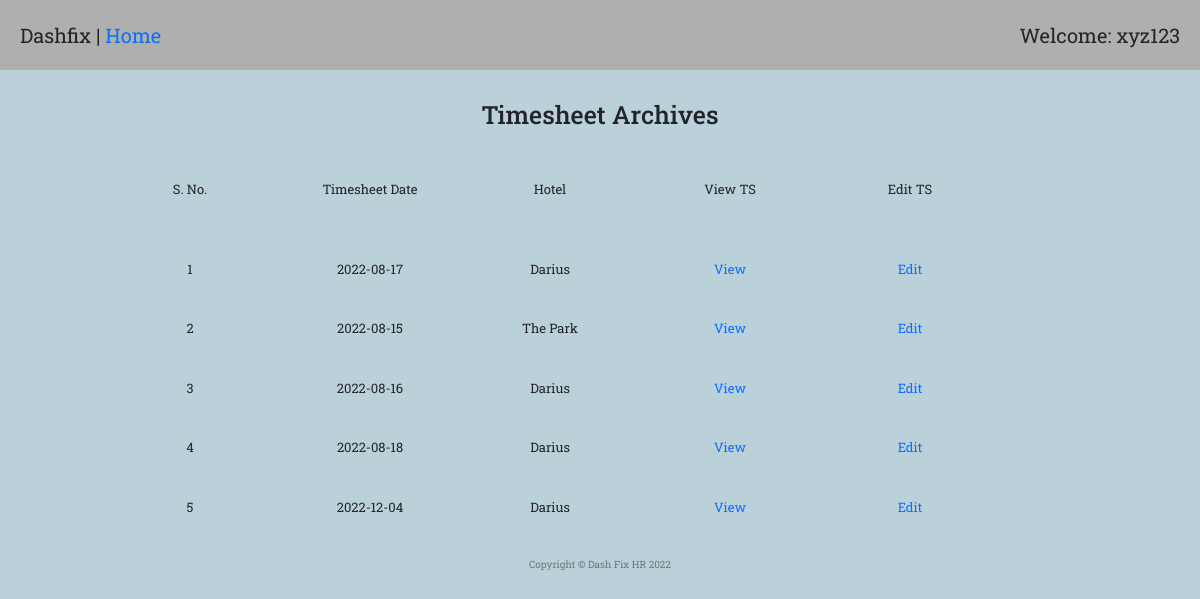
Page /timesheet_archive (signed in) on the committed database.
### main.py (models this page shows)
class timesheetMaster(db.Model):
    __tablename__ = "timesheetMaster"
    id = Column(Integer, primary_key=True)
    date = Column(String(300))
    sheet_no = Column(Integer)
    entry = relationship("timesheetEntryMaster", back_populates="timesheet")
    createdBy = Column(Integer, ForeignKey("Users.id"))
    user = relationship("User", back_populates="timesheet")
    hotelID = Column(Integer, ForeignKey("hotelMaster.id"))
    hotel = relationship("hotelMaster", back_populates="timesheet")

class hotelMaster(db.Model):
    __tablename__ = "hotelMaster"
    id = Column(Integer, primary_key=True)
    name = Column(String(300))
    address = Column(String(300))
    rosterEntry = relationship("rosterEntryMaster", back_populates="hotel")
    timesheet = relationship("timesheetMaster", back_populates="hotel")

### main.py (the view)
@app.route("/timesheet_archive", methods=["GET", "POST"])
@admin_only
def timesheet_archive():
    timesheet_list = timesheetMaster.query.all()
    hotels = []
    for ts in timesheet_list:
        hotel_element = hotelMaster.query.get(ts.hotelID)
        hotel_name = hotel_element.name
        hotels.append(hotel_name)
    return render_template("timesheet_archive_list.html", ts=timesheet_list, len=range(len(hotels)), hotels=hotels)

### main.py (called while the page is built)
def admin_only(f):
    @wraps(f)
    def decorated_function(*args, **kwargs):
        admin = User.query.all()
        admin_id = []
        for i in admin:
            id_ = i.id
            admin_id.append(id_)
        if current_user.id not in admin_id:
            return abort(403)
        return f(*args, **kwargs)
    return decorated_function

@login_manager.user_loader
def load_user(user_id):
    return User.query.get(int(user_id))

### templates/timesheet_archive_list.html
{% extends 'bootstrap/base.html' %}
{% import "bootstrap/wtf.html" as wtf %}
{% block content %}
{% include "header.html" %}
  <div class="welcome">
    <span>Dashfix | <a href="{{url_for('home')}}">Home</a></span>
    <span>Welcome: xyz123</span>
  </div>
  <h1 style="margin-top: 30px; margin-bottom: 50px; text-align: center;">Timesheet Archives</h1>
  <div class="row" style="margin-bottom: 50px; margin-left: 100px; text-align: center;">
    <div class="col-2"><p>S. No. </p></div>
    <div class="col-2"><p>Timesheet Date</p></div>
    <div class="col-2"><p>Hotel</p></div>
    <div class="col-2"><p>View TS</p></div>
    <div class="col-2"><p>Edit TS</p></div>
  </div>
  {% for i in len %}
    <div class="row" style="margin-bottom: 30px; margin-left: 100px; text-align: center;">
      <div class="col-2"><p>{{ i+1 }}</p></div>
      <div class="col-2"><p>{{ ts[i].date }}</p></div>
      <div class="col-2"><p>{{ hotels[i] }}</p></div>
      <div class="col-2"><p><a href="{{url_for('timesheet_single', timesheet_id=ts[i].id)}}">View</a></p></div>
      <div class="col-2"><p><a href="{{url_for('timesheet_single_edit', timesheet_id=ts[i].id)}}">Edit</a></p></div>
    </div>
  {% endfor %}
{% include "footer.html" %}
{% endblock %}

### static/styles1.css (style rules this page uses)
body { font-family: 'Roboto Slab', serif; }
body { background-color: #bbd1da; }
.welcome { background-color: #afb0ad; display: flex; justify-content: space-between; padding: 20px; font-size: 2rem; }
.row, h5 { margin-top: 20px; margin-right: 20px; margin-left: 20px; }
div { font-size: 1.3rem; margin: 0px; padding-right: 0px; }
.time_suc_entry, p { text-size: 1.8rem; }
a:link { text-decoration: none; text-color: black; }

### rows in the picture
timesheetMaster: date "2022-08-17"
hotelMaster: name "Darius" "Darius" "Darius" "Darius"
timesheetMaster: date "2022-08-15"
hotelMaster: name "The Park"
timesheetMaster: date "2022-08-16"
timesheetMaster: date "2022-08-18"
timesheetMaster: date "2022-12-04"

### other values in the picture
{{ i+1 }} "1" "2" "3" "4" "5"
